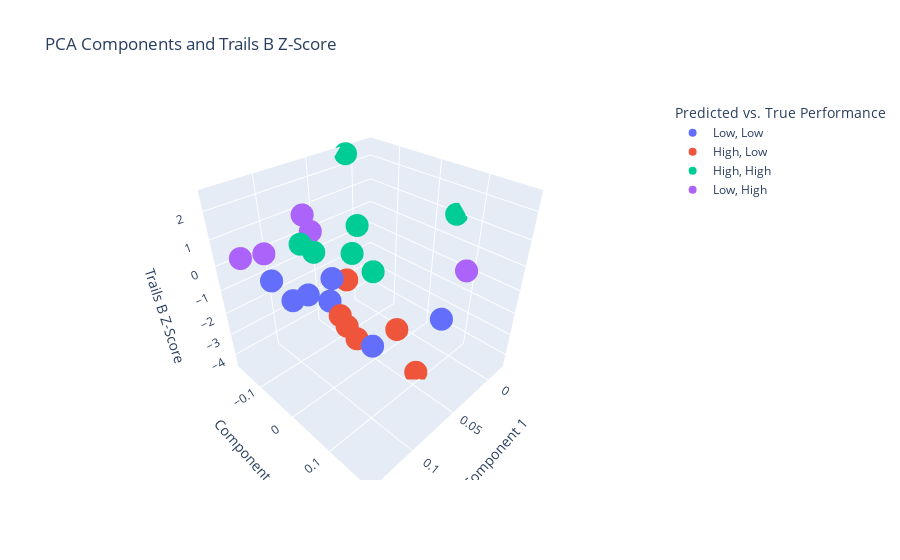

The cell this chart's notebook holds for it:
### Code cell
import plotly.express as px

markers = y_pred + ', ' + y_test

px.scatter_3d(x=X_test[:,0], 
              y=X_test[:,1], 
              z=neuro.iloc[y_test.index.values]['trails_b_z_score'],
              color=markers,
              labels = {
                  'x' : 'Component 1',
                  'y' : 'Component 2',
                  'z' : 'Trails B Z-Score',
                  'color': 'Predicted vs. True Performance'
              },
              title='PCA Components and Trails B Z-Score')

### Figure 1 — Plotly figure (JSON) as saved in the notebook; plotly's stock layout.template omitted (floating-point values rounded to 4 significant figures)
{"data": [{"hovertemplate": "Predicted vs. True Performance=Low, Low<br>Component 1=%{x}<br>Component 2=%{y}<br>Trails B Z-Score=%{z}<extra></extra>", "legendgroup": "Low, Low", "marker": {"color": "#636efa", "symbol": "circle"}, "mode": "markers", "name": "Low, Low", "scene": "scene", "showlegend": true, "type": "scatter3d", "x": [0.1062, 0.0955, 0.0475, 0.04442, 0.06359, 0.1149, 0.08471], "y": [0.1152, -0.1201, -0.1322, 0.1388, -0.09841, -0.1126, -0.1034], "z": [-0.9159, -1.921, -2.045, -1.184, -2.453, -0.5605, -1.734]}, {"hovertemplate": "Predicted vs. True Performance=High, Low<br>Component 1=%{x}<br>Component 2=%{y}<br>Trails B Z-Score=%{z}<extra></extra>", "legendgroup": "High, Low", "marker": {"color": "#EF553B", "symbol": "circle"}, "mode": "markers", "name": "High, Low", "scene": "scene", "showlegend": true, "type": "scatter3d", "x": [0.03031, 0.09202, 0.04097, 0.06844, 0.1092, 0.1086], "y": [-0.1308, 0.006325, 0.08875, 0.08876, 0.08874, 0.06573], "z": [-2.458, -1.32, -4.415, -1.578, -0.8692, -0.6681]}, {"hovertemplate": "Predicted vs. True Performance=High, High<br>Component 1=%{x}<br>Component 2=%{y}<br>Trails B Z-Score=%{z}<extra></extra>", "legendgroup": "High, High", "marker": {"color": "#00cc96", "symbol": "circle"}, "mode": "markers", "name": "High, High", "scene": "scene", "showlegend": true, "type": "scatter3d", "x": [-0.01849, 0.0812, 0.1082, 0.0667, 0.09908, 0.01201, 0.09146], "y": [0.0514, 0.01379, -0.03768, -0.00812, -0.03227, -0.1675, 0.0833], "z": [1.022, 0.9433, 1.341, 1.517, 0.935, 2.483, 1.101]}, {"hovertemplate": "Predicted vs. True Performance=Low, High<br>Component 1=%{x}<br>Component 2=%{y}<br>Trails B Z-Score=%{z}<extra></extra>", "legendgroup": "Low, High", "marker": {"color": "#ab63fa", "symbol": "circle"}, "mode": "markers", "name": "Low, High", "scene": "scene", "showlegend": true, "type": "scatter3d", "x": [0.1347, 0.0528, 0.1386, 0.0791, 0.09409], "y": [-0.047, 0.1844, -0.1055, -0.1162, -0.05167], "z": [1.416, 1.26, 0.8381, 1.341, 1.434]}], "layout": {"legend": {"title": {"text": "Predicted vs. True Performance"}, "tracegroupgap": 0}, "scene": {"domain": {"x": [0, 1], "y": [0, 1]}, "xaxis": {"title": {"text": "Component 1"}}, "yaxis": {"title": {"text": "Component 2"}}, "zaxis": {"title": {"text": "Trails B Z-Score"}}}, "title": {"text": "PCA Components and Trails B Z-Score"}}}
